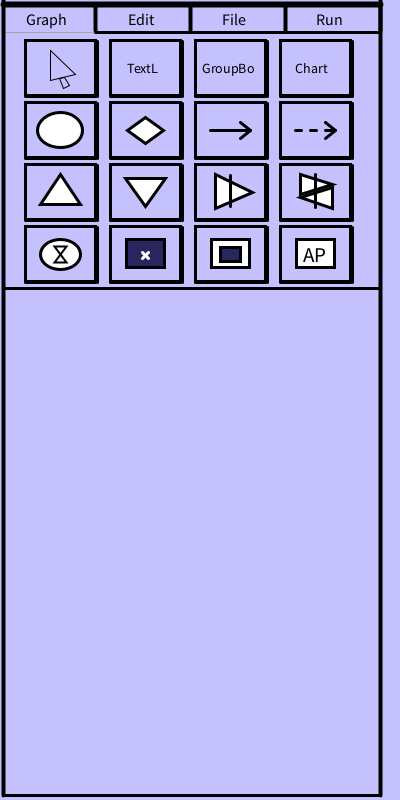
Frame 1 (no input)
Frame 60 (the mouse pressed at the canvas centre just before this capture): identical to frame 1, image omitted
Frame 120 (the mouse held since frame 60 and released just before this capture): identical to frame 1, image omitted

The Processing sketch that drew this single still picture (run headless with seeded random() and noise(); from frame 60 on, the mouse is pressed at the canvas centre):

// Processing sketch: main
// ── main.pde
Hhgraph hhgraph;

void setup() {
size( 400, 800);
hhgraph=new Hhgraph();
}

void draw() {
background(197, 193, 255);
hhgraph.display();
}


void mousePressed() {
hhgraph.mouse();
}
// ── Class.pde
class Hhgraph {
int hhsizeX = 380;
int hhsizeY = 795;
int hhbuttonX = 0;
int hha=1;
int hhtab=1;
int [][]hhhantei = new int [4][4]; 
int[][] hhbutton = new int [4][4];
boolean [][] hhbuttoncolor= new boolean [4][4];
int [] hhEdit = new int [6];
int [] hhbuttoncolor2 = new int [6];

Hhgraph() {
init();
}
void init() {
for (int x=0; x<4; x++) {
for (int y=0; y<4; y++) {
hhbutton[x][y]=0;
hhbuttoncolor[x][y]=false;
}
}
for (int i=0; i<6; i++) {
hhEdit[i]=0;
hhbuttoncolor2[i]=0;
}
}

void display() {
fill(0);
hhgraph.hhflame(hhsizeX, hhsizeY);
if (hhtab==1) {
hhgraph.hhbutton1();
} else if (hhtab==2) {
hhgraph.hhbutton2();
} else if (hhtab==3) {
hhgraph.hhbutton3();
} else if (hhtab==4) {
hhgraph.hhbutton4();
}
}





//----------------------------------------------------------------------------------
//graph

//Select
void hhSelect(int x, int y) {
noFill();
strokeWeight(1);
triangle(x-10, y-17, x-10, y+13, x+15, y+7);
quad(x-1, y+11, x+4, y+10, x+9, y+18, x+3, y+21);
}

//TextL
void hhTextL(int x, int y) {
text("TextL", x-3, y+6);
}

//GroupBo
void hhGroupBo(int x, int y) {
text("GroupBo", x-13, y+6);
}

//Chart
void hhChart(int x, int y) {
text("Chart", x-5, y+6 );
}

//poul
void hhPoul(int x, int y) {
ellipse(x, y, 45, 35);
}

//Gate
void hhGate(int x, int y) {
quad(x-18, y, x, y-13, x+18, y, x, y+13);
}

//Resourse Conection
void hhResourseConection(int x, int y) {
line(x-20, y+11, x+20, y+11);
line(x+10, y+3, x+20, y+11);
line(x+10, y+19, x+20, y+11);
}

//State Conection
void StateConection(int x, int y) {
line(x-20, y+11, x-14, y+11);
line(x-5, y+11, x+1, y+11);
line(x+10, y+11, x+16, y+11);
line(x+10, y+3, x+20, y+11);
line(x+10, y+19, x+20, y+11);
}

//Sourse
void hhSourse(int x, int y) {
triangle(60, y-7, x-20, y+23, x+20, y+23);
}

//Drain
void hhDrain(int x, int y) {
triangle(x, y+25, x-20, y-3, x+20, y-3);
}

//Converter
void hhConverter(int x, int y) {
triangle(x-15, y-7, x-15, y+27, x+22, y+11);
line(x, y-6, x, y+25);
}

//Trade
void hhTrade(int x, int y) {
triangle(x-15, y-7, x-15, y+13, x+17, y+3);
triangle(x-15, y+16, x+17, y+6, x+17, y+27);
line(x, y-7, x, y+26);
}

//Delav
void hhDelav(int x, int y) {
ellipse(x, y, 40, 30);
strokeWeight(2);
triangle(x, y, x-6, y-8, x+6, y-8);
triangle(x, y, x-6, y+8, x+6, y+8);
}

//Register
void hhRegister(int x, int y) {
fill(40, 37, 95);
rect(x-19, y-15, 38, 28);
stroke(255, 255, 255);
line(x-3, y-2, x+3, y+4);
line(x-3, y+4, x+3, y-2);
stroke(0, 0, 0);
}

//FndCondition
void hhFndCondition(int x, int y) {
fill(-1);
rect(x-19, y-15, 38, 28);
fill(40, 37, 95);
rect(x-10, y-7, 20, 14);
}

//ArtificialPlaver
void hhArtificialPlaver(int x, int y) {
fill(-1);
rect(x-19, y-15, 38, 28);
fill(0);
textSize(21);
text("AP", x-12, y+8);
}


void hhflame(int x, int y) {
stroke(164, 163, 167);
strokeWeight(1);
line(3, 32, x, 32);
stroke(0);
strokeWeight(6);
line(3, 4, x, 4);
strokeWeight(4);
line(3, 0, 3, y);
line(x, 0, x, y);
line(x/4, 4, x/4, 30);
line(x/2, 4, x/2, 30);
line(x/4*3, 4, x/4*3, 30);
line(x, 4, x, 30);
strokeWeight(3);
if (hhtab==1) {
line(x/4, 32, x, 32);
} else if (hhtab==2) {
line(3, 32, x/4, 32);
line(x/2, 32, x, 32);
} else if (hhtab==3) {
line(3, 32, x/2, 32);
line(x/4*3, 32, x, 32);
} else if (hhtab==4) {
line(3, 32, x/4*3, 32);
}
line(3, 288, x, 288);
line(3, y, x, y);
textSize(16);
text("Graph", 26, 25);
text("Edit", x/4+33, 25);
text("File", x/2+32, 25);
text("Run", x/4*3+31, 25);
}
void mouse() {
if (4<mouseY && mouseY<32) {
if (3<mouseX && mouseX<hhsizeX/4) {
hhtab=1;
} else if (hhsizeX/4<mouseX && mouseX<hhsizeX/2) {
hhtab=2;
} else if (hhsizeX/2<mouseX && mouseX<hhsizeX/4*3) {
hhtab=3;
} else if (hhsizeX/4*3<mouseX && mouseX<hhsizeX) {
hhtab=4;
}
}

for (int x=0; x<4; x++) {
for (int y=0; y<4; y++) {
strokeWeight(3);
noFill();
if (25+85*x<mouseX && mouseX<95+85*x && 40+62*y<mouseY && mouseY<95+62*y) {
hhhantei[x][y]=1;
} else {
hhhantei[x][y]=0;
}
}
}
}

void hhbutton1() {
for (int x=0; x<4; x++) {
for (int y=0; y<4; y++) {
strokeWeight(3);
noFill();
if (25+85*x<mouseX && mouseX<95+85*x && 40+62*y<mouseY && mouseY<95+62*y) {
hhbuttoncolor[x][y]=true;
} else {
hhbuttoncolor[x][y]=false;
}
if (hhbuttoncolor[x][y]==true) {
fill(237, 234, 255);
}
if (hhhantei[x][y]==1) {
fill(237, 234, 255);
hha=1;
} else {
hha=0;
}
rect(25+85*x+hha, 40+62*y+hha, 70, 55);
line(25+85*x+hha, 96+62*y, 95+85*x+hha, 96+62*y);
line(97+85*x, 41+62*y, 97+85*x, 96+62*y);
}
}



//Select
hhgraph.hhSelect(60+hhhantei[0][0], 67+hhhantei[0][0]);

fill(0);
textSize(14);

//TextL
hhgraph.hhTextL(130+hhhantei[1][0], 67+hhhantei[1][0]);

//GroupBo
hhgraph.hhGroupBo(215+hhhantei[2][0], 67+hhhantei[2][0]);

//Chart
hhgraph.hhChart( 300+hhhantei[3][0], 67+hhhantei[3][0] );

strokeWeight(3);
fill(-1);

//Poul
hhgraph.hhPoul(60+hhhantei[0][1], 130+hhhantei[0][1]);

//Gate
hhgraph.hhGate(145+hhhantei[1][1], 130+hhhantei[1][1]);

//Resourse Conection 
hhgraph.hhResourseConection(230+hhhantei[2][1], 119+hhhantei[2][1]);

//State Conection
hhgraph.StateConection(315+hhhantei[3][1], 119+hhhantei[3][1]);

//Sourse;
hhgraph.hhSourse(60+hhhantei[0][2], 181+hhhantei[0][2]);

//Drain
hhgraph.hhDrain(145+hhhantei[1][2], 181+hhhantei[1][2]);

//Converter
hhgraph.hhConverter(230+hhhantei[2][2], 181+hhhantei[2][2]);

//Trade
hhgraph.hhTrade(315+hhhantei[3][2], 181+hhhantei[3][2]);

//Delav (int x, int y) {
hhgraph.hhDelav (60+hhhantei[0][3], 254+hhhantei[0][3]);

strokeWeight(3);

//Register
hhgraph.hhRegister(145+hhhantei[1][3], 254+hhhantei[1][3]);

//FndCondition
hhgraph.hhFndCondition(230+hhhantei[2][3], 254+hhhantei[2][3]);

//ArtificialPlaver
hhgraph.hhArtificialPlaver(315+hhhantei[3][3], 254+hhhantei[3][3]);
}
//----------------------------------------------------------
void hhbutton2() {
strokeWeight(3);
for (int i=0; i<6; i++) {
if (148<mouseX && mouseX<358) {
if (42+i*39<mouseY && mouseY<72+i*39) {
hhbuttoncolor2[i]=1;
} else {
hhbuttoncolor2[i]=0;
}
}
if (hhbuttoncolor2[i]==1) {
fill(237, 234, 255);
} else {
noFill();
}
rect(148, 42+i*39, 210, 30);
line(148, 73+i*39, 358, 73+i*39);
line(359, 42+i*39, 359, 73+i*39);
}

fill(0);
textSize(15);
text("Select All (A)", 208, 63);
text("Copy (C)", 220, 102);
text("Paste (V)", 219, 141);
text("Undo (Z)", 220, 180);
text("Redo (Y)", 222, 219);
text("Zoom (M)", 220, 258);
}

//----------------------------------------------------------

void hhbutton3() {
strokeWeight(3);
for (int i=0; i<6; i++) {
if (148<mouseX && mouseX<358) {
if (42+i*39<mouseY && mouseY<72+i*39) {
hhbuttoncolor2[i]=1;
} else {
hhbuttoncolor2[i]=0;
}
}
if (hhbuttoncolor2[i]==1) {
fill(237, 234, 255);
} else {
noFill();
}
rect(148, 42+i*39, 210, 30);
line(148, 73+i*39, 358, 73+i*39);
line(359, 42+i*39, 359, 73+i*39);
}
fill(0);
textSize(15);
text("New (N)", 225, 63);
text("Open (O)", 220, 102);
text("Inport (I)", 219, 141);
text("Save (S)", 225, 180);
text("Export Selection (E)", 185, 219);
text("Save as SVG (G)", 200, 258);
}

///---------------------------------------------------
void hhbutton4() {
strokeWeight(3);
for (int i=0; i<2; i++) {
if (148<mouseX && mouseX<358) {
if (42+i*39<mouseY && mouseY<72+i*39) {
hhbuttoncolor2[i]=1;
} else {
hhbuttoncolor2[i]=0;
}
}
if (hhbuttoncolor2[i]==1) {
fill(237, 234, 255);
} else {
noFill();
}
rect(148, 42+i*39, 210, 30);
line(148, 73+i*39, 358, 73+i*39);
line(359, 42+i*39, 359, 73+i*39);
}
for (int i=2; i<4; i++) {
noFill();
rect(148, 42+i*39, 135, 30);
line(148, 73+i*39, 284, 73+i*39);

line(261, 56+i*39, 286, 56+i*39);
line(261, 42+i*39, 261, 73+i*39);
line(286, 42+i*39, 286, 73+i*39);
fill(-1);
rect(148, 42+i*39, 110, 30);
fill(0);
triangle(273, 46+i*39, 267, 52+i*39, 279, 52+i*39);
triangle(273, 67+i*39, 267, 60+i*39, 279, 60+i*39);
}

fill(0);

text("Quick Run", 213, 63);
text("Multiple Runs", 195, 102);
text("Runs", 25, 141);
text("Visivle Runs", 25, 180);
}
}
